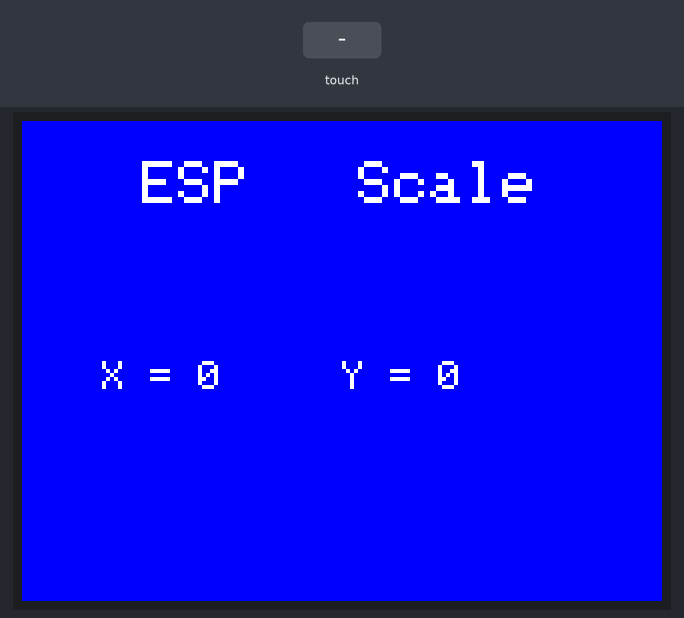
The sketch below on a simulated ESP32. Shown: 320×240 colour display. The inputs (shaded band) are chosen by the test bench. What the sketch prints to the serial monitor is not drawn.

Above: at 1.4 s.
1.5 s: touch panel pressed at 13 % / 10 % of its raw x / y range
At 2.9 s:
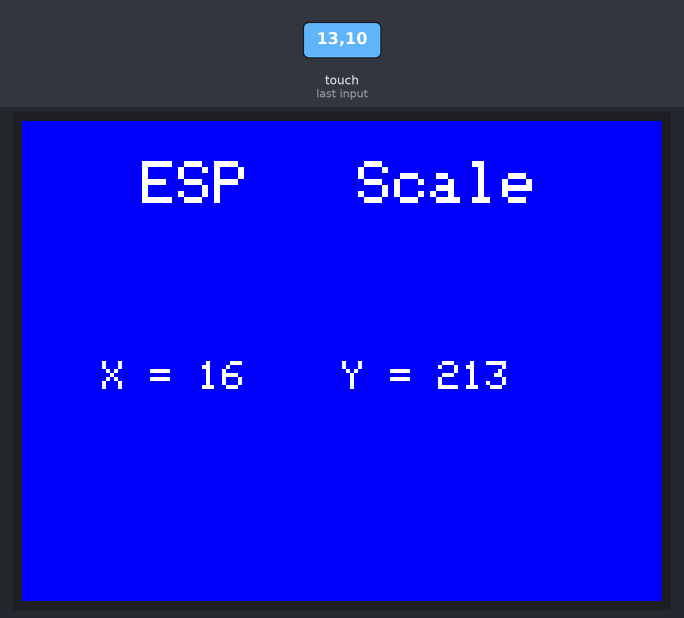
4.5 s: touch panel pressed at 38 % / 10 % of its raw x / y range
At 5.4 s:
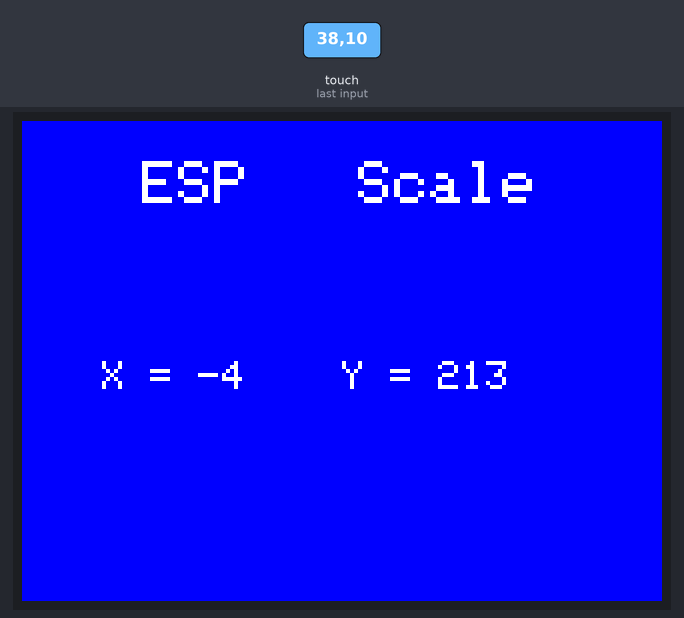
Timing chart, 0 to 7.5 s (numbered marks = the images above; inputs shaded):
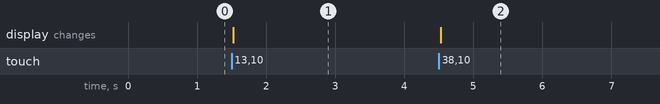

Measured:
- after the input at 1.5 s, the display: changes at once (image 1)
- after the input at 4.5 s, the display: changes at once (image 2)

The sketch:

Test_TouchScreen.ino
```cpp
#include <SPI.h>
#include <TFT_eSPI.h>
#include <TouchScreen.h>

#define MINPRESSURE 10
#define MAXPRESSURE 40000
TFT_eSPI tft = TFT_eSPI();       // Invoke custom library

//        D6_LCD   LCD_RS   LCD_WR   D7_LCD
const int XP = 18, XM = 14, YP = 12, YM = 17; //ID=0x9341

const int TS_LEFT = 380, TS_RT = -2700, TS_TOP = -2500, TS_BOT = 520;

TouchScreen ts = TouchScreen(XP, YP, XM, YM, 300);
int pixel_x, pixel_y;     //Touch_getXY() updates global vars
bool Touch_getXY(void)
{

    TSPoint p = ts.getPoint();


     p.z=abs(p.z);

     if(!(p.z)==0)
     {
      Serial.println(p.z);


        Serial.print("pixel_x:");
        Serial.print(p.x);
        Serial.print(", pixel_y:");
        Serial.println(p.y);
}

    bool pressed = (p.z>0 && p.y < 700);

    if (pressed)
    {
    pinMode(YP, OUTPUT);      //restore shared pins
    pinMode(XM, OUTPUT);

        pixel_x = map(p.x, TS_LEFT, TS_RT, 0, tft.width()); //.kbv makes sense to me
        pixel_y = map(p.y, TS_TOP, TS_BOT, 0, tft.height());

        Serial.print("pixel_x:");
        Serial.print(pixel_x);
        Serial.print(", pixel_y:");
        Serial.println(pixel_y);

        p.z=0;

    }
    return pressed;

}

void setup()
{
  Serial.begin(9600);
  tft.init();
  tft.setRotation(3);
  tft.fillScreen(TFT_BLUE);
  tft.setTextSize(3);
  tft.setCursor(60,20);
  tft.setTextColor(TFT_WHITE);
  tft.print("ESP   Scale");
  Serial.println("ESP Scale");
  tft.setTextSize(2);
}

void loop()
{


        tft.setTextColor(TFT_GREEN);
        tft.fillRect(40,120,300,30,TFT_BLUE);
        tft.setTextColor(TFT_WHITE);
        tft.setCursor(40,120);
        tft. print ("X = ");
        tft.print(pixel_x);
        tft.setCursor(160,120);
        tft. print ("Y = ");
        tft.print(pixel_y);
        delay(10);
        bool down = Touch_getXY();

}
```
